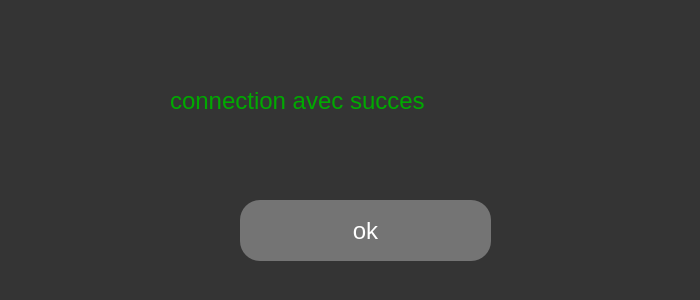
<?xml version="1.0" encoding="UTF-8"?>
<ui version="4.0">
 <class>Dialog</class>
 <widget class="QDialog" name="Dialog">
  <property name="geometry">
   <rect>
    <x>0</x>
    <y>0</y>
    <width>700</width>
    <height>300</height>
   </rect>
  </property>
  <property name="minimumSize">
   <size>
    <width>700</width>
    <height>300</height>
   </size>
  </property>
  <property name="maximumSize">
   <size>
    <width>700</width>
    <height>300</height>
   </size>
  </property>
  <property name="windowTitle">
   <string>Dialog</string>
  </property>
  <property name="styleSheet">
   <string notr="true">background-color: rgb(52, 52, 52);</string>
  </property>
  <widget class="QPushButton" name="signinbutton">
   <property name="geometry">
    <rect>
     <x>240</x>
     <y>200</y>
     <width>251</width>
     <height>61</height>
    </rect>
   </property>
   <property name="font">
    <font>
     <pointsize>18</pointsize>
    </font>
   </property>
   <property name="styleSheet">
    <string notr="true">background:rgb(116,116,116);
color: white;
border-radius: 20px;
padding: 5px;</string>
   </property>
   <property name="text">
    <string>ok</string>
   </property>
  </widget>
  <widget class="QLabel" name="info">
   <property name="geometry">
    <rect>
     <x>170</x>
     <y>40</y>
     <width>491</width>
     <height>121</height>
    </rect>
   </property>
   <property name="font">
    <font>
     <pointsize>18</pointsize>
    </font>
   </property>
   <property name="styleSheet">
    <string notr="true">color: rgb(0, 170, 0);</string>
   </property>
   <property name="text">
    <string>connection avec succes</string>
   </property>
  </widget>
  <widget class="QLabel" name="label">
   <property name="geometry">
    <rect>
     <x>20</x>
     <y>40</y>
     <width>121</width>
     <height>121</height>
    </rect>
   </property>
   <property name="text">
    <string/>
   </property>
   <property name="pixmap">
    <pixmap resource="D:/Python-tp-main/img.qrc">:/icons/python/icons/circle-check.svg</pixmap>
   </property>
   <property name="scaledContents">
    <bool>true</bool>
   </property>
  </widget>
 </widget>
 <resources>
  <include location="D:/Python-tp-main/img.qrc"/>
 </resources>
 <connections/>
</ui>
